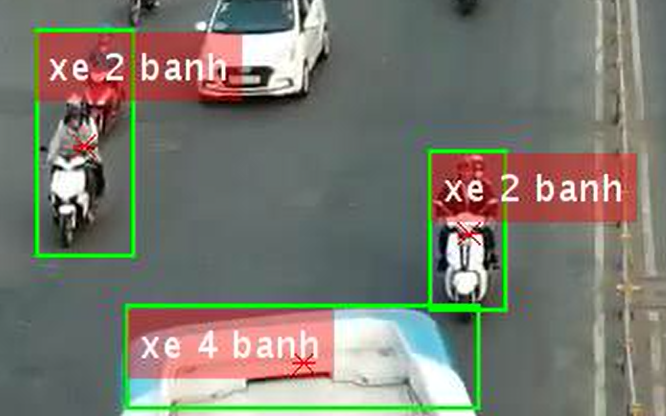
%> input picture Ketqua.png, 666 x 416 px
$ octave --eval "result = m_trichdactrung(imread('../../Ketqua.png'));"   (GNU Octave 9; MATLAB toolbox functions it lacks are replaced by stand-ins)
%> lines starting %> are read from the running program, lines starting %| are printed output that depends on the picture
function data = m_trichdactrung(img)
data = [];
dataHog =[];
%% my method
% [33 lines of commented-out code are left out]

%% using HOG
img = imresize(img,[150,120]);
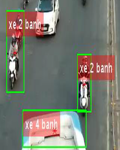
%> img: size 150x120x3 uint8; mean R, G, B 121.6, 121.9, 111.1
img = rgb2gray(img);
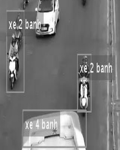
%> img: size 150x120 uint8; min 1, max 255, mean 120.6
% img = im2bw(img,0.7);
%> (the run ends here)
